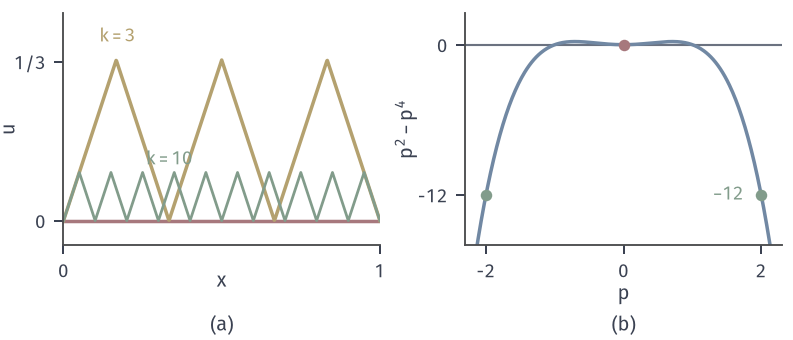

Reproduce this figure in Python.
from pathlib import Path
import sys
HERE = Path(__file__).resolve().parent
sys.path.insert(0, str(HERE.parent/'func-common'))
from func_fig import *
# J=int u'^2-u'^4；锯齿斜率 ±2。
fig, axes = figure(width_mm=112, height_mm=48, ncols=2)
panel(fig, left=.08, wspace=.27, bottom=.28)
ax = axes[0]
ax.axhline(0, color=RED, lw=1.4)
for k, c, lw in ((3, YELLOW, 1.4), (10, GREEN, 1.1)):
    ax.plot(X, zigzag(X, k, 2), color=c, lw=lw)
ax.text(.17, .37, '$k=3$', color=YELLOW, fontsize=7.5, ha='center'); ax.text(.335, .115, '$k=10$', color=GREEN, fontsize=7.5, ha='center')
ax.set_xlim(0, 1); ax.set_ylim(-.05, .43); ax.set_xticks([0, 1]); ax.set_yticks([0, .33]); ax.set_yticklabels(['0', '1/3']); ax.set_xlabel('$x$', labelpad=-4); ax.set_ylabel('$u$', labelpad=-2)
ax = axes[1]
p = np.linspace(-2.25, 2.25, 400)
ax.plot(p, p**2-p**4, color=BLUE, lw=1.4)
dot(ax, 0, 0, RED); dot(ax, 2, -12, GREEN); dot(ax, -2, -12, GREEN)
ax.axhline(0, color=MUTED, lw=.85, zorder=0)
ax.text(1.75, -12, '$-12$', color=GREEN, fontsize=7.5, ha='right', va='center')
ax.set_xlim(-2.3, 2.3); ax.set_ylim(-16, 2.5); ax.set_xticks([-2, 0, 2]); ax.set_yticks([-12, 0]); ax.set_xlabel('$p$', labelpad=1); ax.set_ylabel('$p^2-p^4$', labelpad=0)
tags(fig, axes)
save(fig, HERE, 'figure', {'slope': 2, 'sup_norm': '1/k', 'J': -12})
